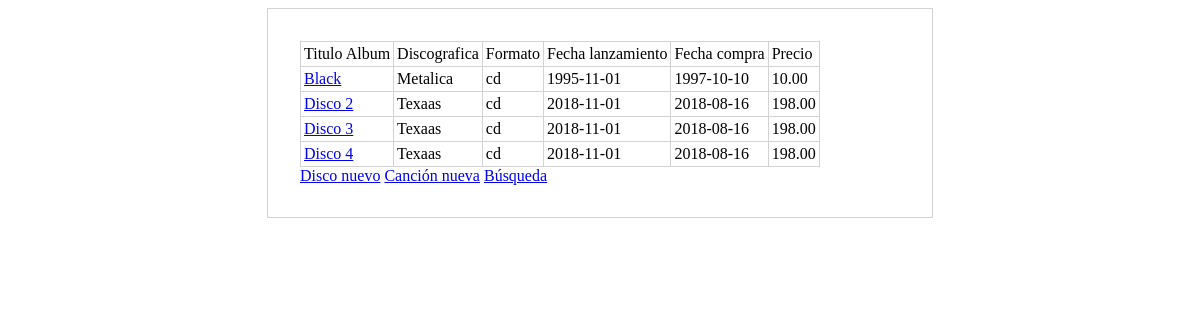
The page / on the database its author committed.
### tables this page shows
CREATE TABLE `album` (
  `codigo` int(7) NOT NULL,
  `titulo` varchar(50) NOT NULL,
  `discografica` varchar(25) NOT NULL,
  `formato` enum('vinilo','cd','dvd','mp3') NOT NULL,
  `fechaLanzamiento` date DEFAULT NULL,
  `fechaCompra` date DEFAULT NULL,
  `precio` float(5,2) DEFAULT NULL
);

### index.php (the view, shortened to what this page needs)
<!DOCTYPE html>
<html lang="es">
	<head>
	</head>
	<body>
		<section>
			<?php
			$dwes = new PDO('mysql:host=localhost;dbname=discografia', 'root', '' );
			$resultado = $dwes->query('SELECT * FROM album;');
			print "<div class=\"table\">
		<div>
		<div>Titulo Album</div>
		<div>Discografica</div>
		<div>Formato</div>
		<div>Fecha lanzamiento</div>
		<div>Fecha compra</div>
		<div>Precio</div></div>";
			while ($registro = $resultado->fetch(PDO::FETCH_ASSOC)) {
				$tituloAlbum = $registro['titulo'];
				$discografica = $registro['discografica'];
				$formato = $registro['formato'];
				$flanzamiento = $registro['fechaLanzamiento'];
				$fcompra = $registro['fechaCompra'];
				$precio = $registro['precio'];
				print "<div>
			<div><a href=\"disco.php?id=".$registro['codigo']."\">$tituloAlbum</a></div>
			<div>$discografica</div>
			<div>$formato</div>
			<div>$flanzamiento</div>
			<div>$fcompra</div>
			<div>$precio</div>
			</div>";
			}
			print "</div>";
			?>
			<a href="disconuevo.php">Disco nuevo</a>
			<a href="cancionnueva.php">Canción nueva</a>
			<a href="canciones.php">Búsqueda</a>
		</section>
	</body>
</html>

### index.php (style rules this page uses)
section { margin: auto; width: 600px; border: 1px solid lightgrey; padding: 2em; }
.table { display: table; border-collapse: collapse; }
.table div { display: table-row; }
.table>div>div { display: table-cell; border: 1px solid lightgray; padding: 3px; }

### rows shown on the page
album: titulo "Black", discografica "Metalica", formato "cd", fechaLanzamiento "1995-11-01", fechaCompra "1997-10-10", precio "10.00"
album: titulo "Disco 2", discografica "Texaas", formato "cd", fechaLanzamiento "2018-11-01", fechaCompra "2018-08-16", precio "198.00"
album: titulo "Disco 3", discografica "Texaas", formato "cd", fechaLanzamiento "2018-11-01", fechaCompra "2018-08-16", precio "198.00"
album: titulo "Disco 4", discografica "Texaas", formato "cd", fechaLanzamiento "2018-11-01", fechaCompra "2018-08-16", precio "198.00"
